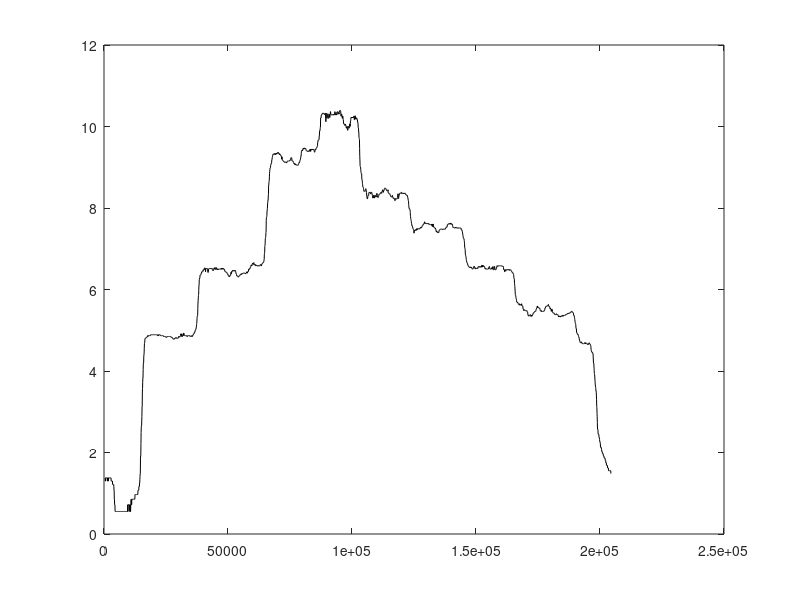
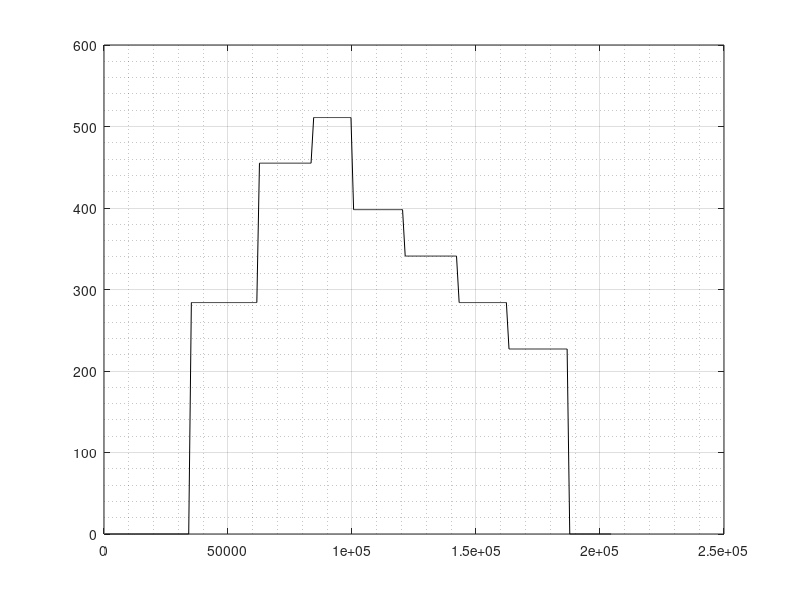

The MATLAB script that drew these images, in order:

%% CARGA DE DATOS
[ALL]=csvread('Prueba_6.csv'); %%valor de muestras
[A]=ALL(:,2); %temp
[B]=ALL(:,3); %hum1
[C]=ALL(:,4); %hum
[D]=ALL(:,5); %pres
[E]=ALL(:,6); %densidad
[F]=ALL(:,7); %lec DdP (V)  
[G]=ALL(:,8); %DdP (P)
[H]=ALL(:,9); %DdP c/filtro  
[I]=ALL(:,10); %v s/filtro
[J]=ALL(:,11); %v c/filtro
[K]=ALL(:,12); %tiempo
[L]=ALL(:,13);  %pwm             
[M]=ALL(:,14);  %control
[T]=ALL(:,15); %v ref
[O]=ALL(:,16); %error


figure(1)
plot(K,J,'k');%v c/f. + v ref
figure(2)
plot(K,L,'k');%v c/f. + v ref

grid on
grid minor
